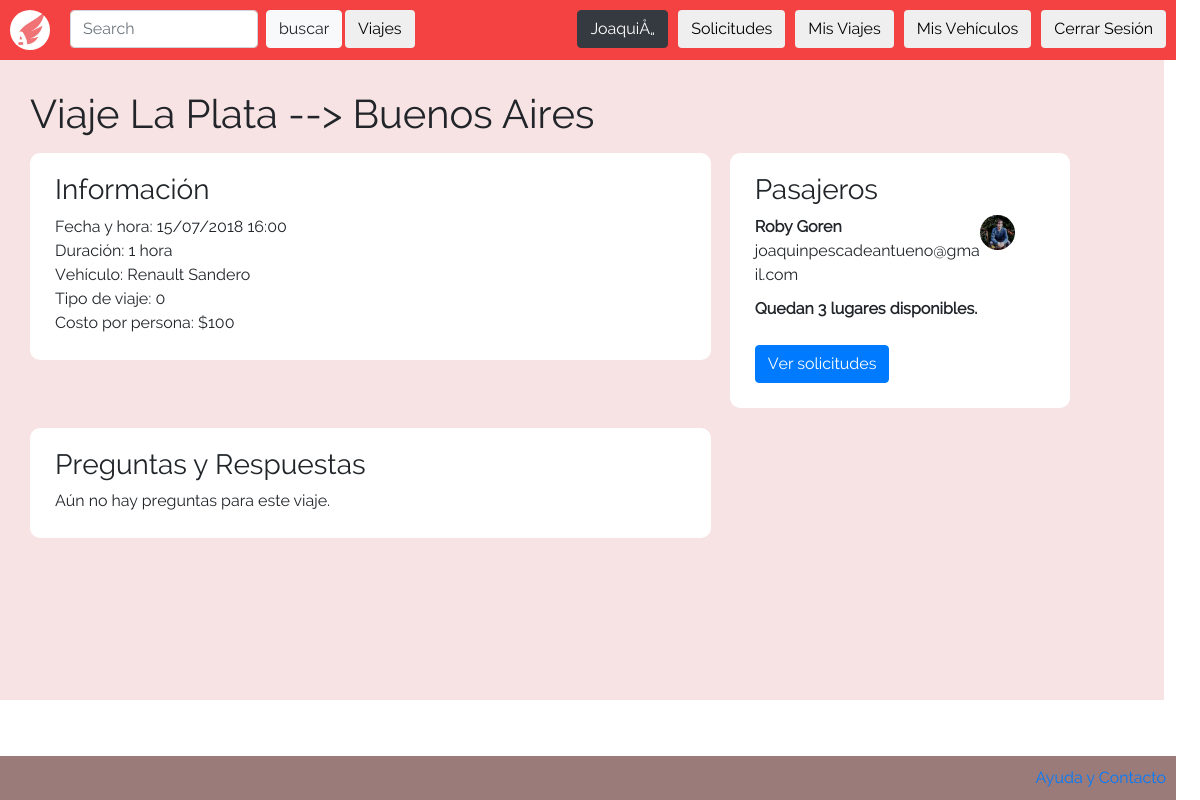
The app's page /vistas/ver_viaje.php?id=1 (signed in) with its own data.
### tables this page shows
CREATE TABLE `viajes` (
  `id_viaje` int(11) NOT NULL,
  `id_usuario` int(11) NOT NULL,
  `patente` varchar(10) NOT NULL,
  `origen` text NOT NULL,
  `destino` text NOT NULL,
  `duracion` decimal(10,5) NOT NULL,
  `fecha_hora` datetime NOT NULL,
  `descripcion` text NOT NULL,
  `tipo` int(11) NOT NULL,
  `costo` decimal(10,5) NOT NULL,
  `tarjeta` bigint(20) NOT NULL
);

CREATE TABLE `vehiculo` (
  `patente` varchar(10) NOT NULL,
  `id_usuario` int(11) NOT NULL,
  `marca` text NOT NULL,
  `modelo` text NOT NULL,
  `asientos` int(11) NOT NULL
);

CREATE TABLE `solicitud` (
  `id_solicitud` int(11) NOT NULL,
  `id_pasajero` int(11) NOT NULL,
  `id_viaje` int(11) NOT NULL,
  `numero_tarjeta` bigint(20) NOT NULL,
  `estado` int(1) NOT NULL,
  `comentario` text NOT NULL
);

CREATE TABLE `usuario` (
  `id_usuario` int(11) NOT NULL,
  `nombre` varchar(2048) NOT NULL,
  `apellido` varchar(2048) NOT NULL,
  `fecha_de_nacimiento` date NOT NULL,
  `mail` varchar(2048) NOT NULL,
  `promedio_puntuacion_conductor` double NOT NULL,
  `promedio_puntuacion_pasajero` double NOT NULL,
  `id_direccion` int(11) NOT NULL,
  `contrasenia` varchar(256) NOT NULL,
  `foto_perfil` text NOT NULL,
  `gasto` double NOT NULL DEFAULT '0',
  `ahorro` double NOT NULL DEFAULT '0'
);

### vistas/ver_viaje.php (the view, shortened to what this page needs)
<?php
  include("../php/abrir_conexion.php");
  include("../php/utils.php");
?>
<!DOCTYPE html>
<html>
  <head>
    <link href="/css/bootstrap.css" rel="stylesheet" type="text/css" >
    <link href="/css/index.css" rel="stylesheet" type="text/css">
    <link href="/css/ver_viaje.css" rel="stylesheet" type="text/css">
  </head>
  <body>
    <?php
      include("header.php");
      $trip_id = $_GET["id"];
      $query = "SELECT * FROM viajes WHERE id_viaje='$trip_id'";
      $result = mysqli_query($conn, $query);
      $trip = mysqli_fetch_assoc($result);
      $query = "SELECT * FROM vehiculo WHERE patente='".$trip["patente"]."'";
      $result = mysqli_query($conn, $query);
      $car = mysqli_fetch_assoc($result);
      $query = "SELECT * FROM solicitud WHERE id_viaje='$trip_id' AND estado=".ACCEPTED;
      $requests = mysqli_query($conn, $query);
      $n_request = mysqli_num_rows($requests);
      $remaining_seats = $car["asientos"] - $n_request;
      $price = $trip["costo"];
    ?>
    <div id="body">
      <h1>Viaje <?= $trip["origen"]." --> ".$trip["destino"] ?></h1>
      <div id="trip_info">
        <h3>Información</h3>
        Fecha y hora: <?= formatDate($trip["fecha_hora"]) ?>
        <br>
        Duración: <?= printTime($trip["duracion"]) ?>
        <br>
        Vehículo: <?= $car["marca"]." ".$car["modelo"] ?>
        <br>
        Tipo de viaje: <?= $trip["tipo"] ?>
        <br>
        Costo por persona: $<?= round($price) ?>
      </div>
      <div id="passengers">
        <h3>Pasajeros</h3>
        <?php
          if($n_request == 0){
            echo "No hay pasajeros todavía.";
          } else {
            while($request = mysqli_fetch_assoc($requests)){
              $query = "SELECT * FROM usuario WHERE id_usuario='".$request["id_pasajero"]."'";
              $passenger = mysqli_fetch_assoc(mysqli_query($conn, $query));
              echo "<div class='user'><div class='info'>";
              echo "<strong>".$passenger["nombre"]." ".$passenger["apellido"];
              echo "</strong><br>".$passenger["mail"];
              echo "</div><img src='/img/profile_users/".$passenger["foto_perfil"]."' class='profile_picture'/><br>";
              echo "</div>";
            }
          }
          if($remaining_seats == 0){
            echo "<strong>No hay mas lugares disponibles.</strong>";
          } else {
            echo "<strong>Quedan $remaining_seats lugares disponibles.</strong>";
          }
        ?>
        <br>
        <br>
        <a href="/vistas/ver_solicitudes.php" class="btn btn-primary">Ver solicitudes</a>
      </div>
      <div id="questions">
        <h3>Preguntas y Respuestas</h3>
        <?php
          $query = "SELECT * FROM pregunta WHERE id_viaje='$trip_id'";
          $questions = mysqli_query($conn, $query);
          if(mysqli_num_rows($questions) == 0){
            echo "Aún no hay preguntas para este viaje.";
          }
        ?>
      </div>
    </div>
    <?php
      include("footer.php");
    ?>
  </body>
</html>

### php/utils.php (shortened to what this page needs)
<?php
  function printTime($time){
    $hours = floor($time);
    $minutes = $time-$hours;
    if($hours > 0){
      echo $hours.(($hours>=2)?" horas":" hora");
    }
  }
  function formatDate($date){
    return (new DateTime($date))->format("d/m/Y H:i");
  }
?>

### css/index.css (style rules this page uses)
html, body { height: 100%; width: 99%; margin: 0px; padding: 0px; font-family: "Raleway"; }
h1, h2 { margin: 0px }
#body { padding-top: 30px; padding-b5ttom: 20px; padding-left: 30px; background-color: rgb(247, 227, 227); width: 99%; min-height: 80%; overflow: auto; margin: 0px; padding-bottom: 70px; }

### css/ver_viaje.css (style rules this page uses)
#trip_info { background-color: white; height: content; padding: 25px; padding-top: 20px; width: 60%; border-radius: 10px; margin-top: 15px; display: inline-block; }
#passengers { background-color: white; height: content; padding: 25px; padding-top: 20px; width: 30%; border-radius: 10px; margin-top: 15px; margin-left: 15px; display: inline-block; vertical-align: top; }
.user { margin: 0; margin-bottom: 10px; width: calc(100% - 25px); overflow-wrap: break-word; }
.user .info { display: inline-block; width: calc(100% - 40px); }
.profile_picture { width: 35px; height: 35px; border-radius: 100%; display: inline-block; vertical-align: top; }
#questions { background-color: white; height: content; padding: 25px; padding-top: 20px; width: 60%; border-radius: 10px; margin-top: 20px; display: inline-block; }

### records on screen
viajes: origen "La Plata", destino "Buenos Aires", fecha_hora "15/07/2018 16:00", duracion "1", tipo "0", costo "100"
vehiculo: marca "Renault", modelo "Sandero", asientos "3"
solicitud: usuario.nombre "Roby", usuario.apellido "Goren", usuario.mail "joaquinpescadeantueno@gmail.com", usuario.foto_perfil (picture)

### other values on screen
$_SESSION["user_name"] "JoaquiÅ„"
